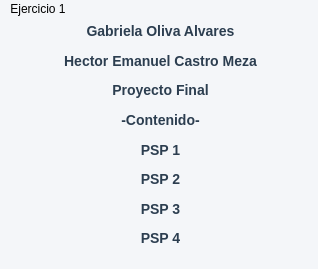
<?xml version="1.0" encoding="UTF-8"?>
<ui version="4.0">
 <class>menuPrincipal</class>
 <widget class="QMainWindow" name="menuPrincipal">
  <property name="geometry">
   <rect>
    <x>0</x>
    <y>0</y>
    <width>318</width>
    <height>269</height>
   </rect>
  </property>
  <property name="windowTitle">
   <string>MainWindow</string>
  </property>
  <property name="styleSheet">
   <string notr="true">QWidget {
    background-color: #F4F6F9;
}
QLabel {
    color: #2C3E50;
    font-weight: bold;
    font-size: 14px;
}
QLineEdit {
    border: 2px solid #BDC3C7;
    border-radius: 5px;
    padding: 5px;
    background-color: white;
    font-size: 14px;
}
QLineEdit:focus {
    border: 2px solid #3498DB;
}
QPushButton {
    background-color: #3498DB;
    color: white;
    border: none;
    border-radius: 5px;
    padding: 8px 15px;
    font-weight: bold;
    font-size: 13px;
}
QPushButton:hover {
    background-color: #2980B9;
}
QTableWidget {
    background-color: white;
    border: 1px solid #BDC3C7;
    gridline-color: #ECF0F1;
}
QHeaderView::section {
    background-color: #34495E;
    color: white;
    font-weight: bold;
    border: none;
    padding: 4px;
}</string>
  </property>
  <widget class="QWidget" name="centralwidget">
   <widget class="QWidget" name="layoutWidget">
    <property name="geometry">
     <rect>
      <x>10</x>
      <y>0</y>
      <width>301</width>
      <height>231</height>
     </rect>
    </property>
    <layout class="QVBoxLayout" name="verticalLayout">
     <item>
      <widget class="QLabel" name="labelGaby">
       <property name="font">
        <font>
         <pointsize>-1</pointsize>
         <weight>75</weight>
         <bold>true</bold>
        </font>
       </property>
       <property name="text">
        <string>Gabriela Oliva Alvares</string>
       </property>
       <property name="alignment">
        <set>Qt::AlignCenter</set>
       </property>
      </widget>
     </item>
     <item>
      <widget class="QLabel" name="labelHector">
       <property name="font">
        <font>
         <pointsize>-1</pointsize>
         <weight>75</weight>
         <bold>true</bold>
        </font>
       </property>
       <property name="text">
        <string>Hector Emanuel Castro Meza</string>
       </property>
       <property name="alignment">
        <set>Qt::AlignCenter</set>
       </property>
      </widget>
     </item>
     <item>
      <widget class="QLabel" name="labelTitulo">
       <property name="font">
        <font>
         <pointsize>-1</pointsize>
         <weight>75</weight>
         <bold>true</bold>
        </font>
       </property>
       <property name="text">
        <string>Proyecto Final</string>
       </property>
       <property name="alignment">
        <set>Qt::AlignCenter</set>
       </property>
      </widget>
     </item>
     <item>
      <widget class="QLabel" name="labelContenido">
       <property name="font">
        <font>
         <pointsize>-1</pointsize>
         <weight>75</weight>
         <bold>true</bold>
        </font>
       </property>
       <property name="text">
        <string>-Contenido-</string>
       </property>
       <property name="alignment">
        <set>Qt::AlignCenter</set>
       </property>
      </widget>
     </item>
     <item>
      <widget class="QLabel" name="labelPSP1">
       <property name="font">
        <font>
         <pointsize>-1</pointsize>
         <weight>75</weight>
         <bold>true</bold>
        </font>
       </property>
       <property name="text">
        <string>PSP 1</string>
       </property>
       <property name="alignment">
        <set>Qt::AlignCenter</set>
       </property>
      </widget>
     </item>
     <item>
      <widget class="QLabel" name="labelPSP2">
       <property name="font">
        <font>
         <pointsize>-1</pointsize>
         <weight>75</weight>
         <bold>true</bold>
        </font>
       </property>
       <property name="text">
        <string>PSP 2</string>
       </property>
       <property name="alignment">
        <set>Qt::AlignCenter</set>
       </property>
      </widget>
     </item>
     <item>
      <widget class="QLabel" name="labelPSP3">
       <property name="font">
        <font>
         <pointsize>-1</pointsize>
         <weight>75</weight>
         <bold>true</bold>
        </font>
       </property>
       <property name="text">
        <string>PSP 3</string>
       </property>
       <property name="alignment">
        <set>Qt::AlignCenter</set>
       </property>
      </widget>
     </item>
     <item>
      <widget class="QLabel" name="labelPSP4">
       <property name="font">
        <font>
         <pointsize>-1</pointsize>
         <weight>75</weight>
         <bold>true</bold>
        </font>
       </property>
       <property name="text">
        <string>PSP 4</string>
       </property>
       <property name="alignment">
        <set>Qt::AlignCenter</set>
       </property>
      </widget>
     </item>
    </layout>
   </widget>
  </widget>
  <widget class="QMenuBar" name="menubar">
   <property name="geometry">
    <rect>
     <x>0</x>
     <y>0</y>
     <width>318</width>
     <height>18</height>
    </rect>
   </property>
   <widget class="QMenu" name="menuEjercicio_1">
    <property name="title">
     <string>Ejercicio 1</string>
    </property>
    <addaction name="ActionPSP1"/>
    <addaction name="separator"/>
    <addaction name="ActionPSP2"/>
   </widget>
   <addaction name="menuEjercicio_1"/>
  </widget>
  <widget class="QStatusBar" name="statusbar"/>
  <action name="ActionPSP1">
   <property name="text">
    <string>PSP 1</string>
   </property>
  </action>
  <action name="ActionPSP2">
   <property name="text">
    <string>PSP 2</string>
   </property>
  </action>
 </widget>
 <resources/>
 <connections/>
</ui>
